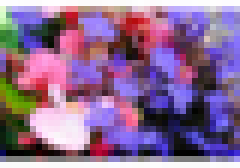
#> input picture Third Year/First Semester/Concepts and Applications in Computer Vision/Labs/L02-L03/Tema 1 Solutie/data/colectie/14.png, 40 x 28 px, given in place of ferrari.jpeg, which was not available (shown 6 times larger)
$ python run_project.py
#> lines starting #> are read from the running program, lines starting #| are printed output that depends on the picture; after the words box and inside, x2 and y2 are one past the last pixel; in counts of white or black regions, pixels touching at a corner belong together; pictures that were not available may be replaced by others from this repository, and a replacement may not be noted
### Third Year/First Semester/Concepts and Applications in Computer Vision/Labs/L02-L03/Tema 1 Solutie/cod/parameters.py
import cv2 as cv


# In aceasta clasa vom stoca detalii legate de algoritm si de imaginea pe care este aplicat.
class Parameters:

    def __init__(self, image_path):
#> called with image_path = './../data/imaginiTest/ferrari.jpeg'
        self.image_path = image_path
        self.image = cv.imread(image_path)
#> self.image is the input picture: shape (28, 40, 3); mean B, G, R 146, 106.4, 139.5
        if self.image is None:
            print('%s is not valid' % image_path)
            exit(-1)

        self.image_resized = None
        self.small_images_dir = './../data/colectie/'
        self.image_type = 'png'
        self.num_pieces_horizontal = 100
        self.num_pieces_vertical = None
        self.show_small_images = False
        self.layout = 'caroiaj'
        self.criterion = 'aleator'
        self.hexagon = False
        self.small_images = None

### Third Year/First Semester/Concepts and Applications in Computer Vision/Labs/L02-L03/Tema 1 Solutie/cod/build_mosaic.py
import os
import cv2 as cv
import numpy as np
import matplotlib.pyplot as plt
import pdb

from add_pieces_mosaic import *
from parameters import *


def load_pieces(params: Parameters):
    # citeste toate cele N piese folosite la mozaic din directorul corespunzator
    # toate cele N imagini au aceeasi dimensiune H x W x C, unde:
    # H = inaltime, W = latime, C = nr canale (C=1  gri, C=3 color)
    # functia intoarce pieseMozaic = matrice N x H x W x C in params
    # pieseMoziac[i, :, :, :] reprezinta piesa numarul i

    files=os.listdir(params.small_images_dir)
    images=[]
    for file in files:
        if file[-3:] == params.image_type:
            img=cv.imread(os.path.join(params.small_images_dir,file))
            images.append(img)
    # citeste imaginile din director

    if params.show_small_images:
        for i in range(10):
            for j in range(10):
                plt.subplot(10, 10, i * 10 + j + 1)
                # OpenCV reads images in BGR format, matplotlib reads images in RBG format
                im = images[i * 10 + j].copy()
                # BGR to RGB, swap the channels
                im = im[:, :, [2, 1, 0]]
                plt.imshow(im)
        plt.show()

    params.small_images = np.array(images)


def compute_dimensions(params: Parameters):
    # calculeaza dimensiunile mozaicului
    # obtine si imaginea de referinta redimensionata avand aceleasi dimensiuni
    # ca mozaicul

    # completati codul
    # TODO: sterge
    hs, ws, _ = params.small_images[0].shape
#> hs = 28; ws = 40
    h, w, _ = params.image.shape
#> h = 28; w = 40

    # calculeaza automat numarul de piese pe verticala
    params.num_pieces_vertical=np.int32(np.round(h*params.num_pieces_horizontal*ws)/(hs*w))
#> params.num_pieces_vertical = 80

    # redimensioneaza imaginea
    new_h=hs*params.num_pieces_vertical
#> new_h = 2240
    new_w=ws*params.num_pieces_horizontal
#> new_w = 3200
    params.image_resized=cv.resize(params.image,(new_w,new_h))


def build_mosaic(params: Parameters):
    # incarcam imaginile din care vom forma mozaicul
    load_pieces(params)
    # calculeaza dimensiunea mozaicului
    compute_dimensions(params)

    img_mosaic = None
    if params.layout == 'caroiaj':
        if params.hexagon is True:
            img_mosaic = add_pieces_hexagon(params)
        else:
            img_mosaic = add_pieces_grid(params)
    elif params.layout == 'aleator':
        img_mosaic = add_pieces_random(params)
    else:
        print('Wrong option!')
        exit(-1)

    return img_mosaic

### Third Year/First Semester/Concepts and Applications in Computer Vision/Labs/L02-L03/Tema 1 Solutie/cod/add_pieces_mosaic.py
from parameters import *
import numpy as np
import pdb
import timeit

def get_mask_hexagon(H,W):

#> called with H = 28, W = 40
    ind_start=int(np.floor(W/3))
#> ind_start = 13
    ind_end=int(np.ceil(2*W/3))
#> ind_end = 27
    ind_mj=H//2
#> ind_mj = 14
    mask=np.zeros((H,W,1))

    for i in range(ind_mj):
        for j in range(max(0,ind_start),min(ind_end,W)):
            mask[i,j]=1
            mask[H-i-1,j]=1
        ind_start-=1
        ind_end+=1
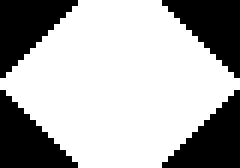
#> mask: shape (28, 40, 1) float64 (shown 6 times larger); values 0 (black) and 1 (white), 67.5% white; 4 black regions, box (x1, y1, x2, y2) and area: (0, 0, 13, 13) 91, (27, 0, 40, 13) 91, (0, 15, 13, 28) 91, (27, 15, 40, 28) 91
#> after the loop, ind_end = 41; ind_start = -1

    return mask
def get_mean_color_small_images(params:Parameters,c):
#> called with c = 3
    N,H,W,C=params.small_images.shape
#> N = 4; H = 28; W = 40
    mean_color_pieces=np.zeros((N,c))
    for i in range(N):
        current_image=params.small_images[i].copy()
        for ch in range(c):
            mean_color_pieces[i,ch]=np.float32(current_image[:,:,ch].mean())
    return mean_color_pieces
def get_sorted_distances(mean_color_patch,mean_color_pieces):
    dist=np.sum((mean_color_pieces-mean_color_patch)**2,axis=1)
    return np.argsort(dist)
# [68 lines left out: functions add_pieces_grid, add_pieces_random, not called in this run]

def add_pieces_hexagon(params: Parameters):
    start_time = timeit.default_timer()
    N, H, W, C = params.small_images.shape
    h, w, c = params.image_resized.shape
    mask=get_mask_hexagon(H,W)
    mean_color_pieces=get_mean_color_small_images(params,c)
    bigger_image=np.zeros((h+2*H,w+2*W,c),np.uint8)
    bigger_image[H:-H,W:-W,:]=params.image_resized.copy()
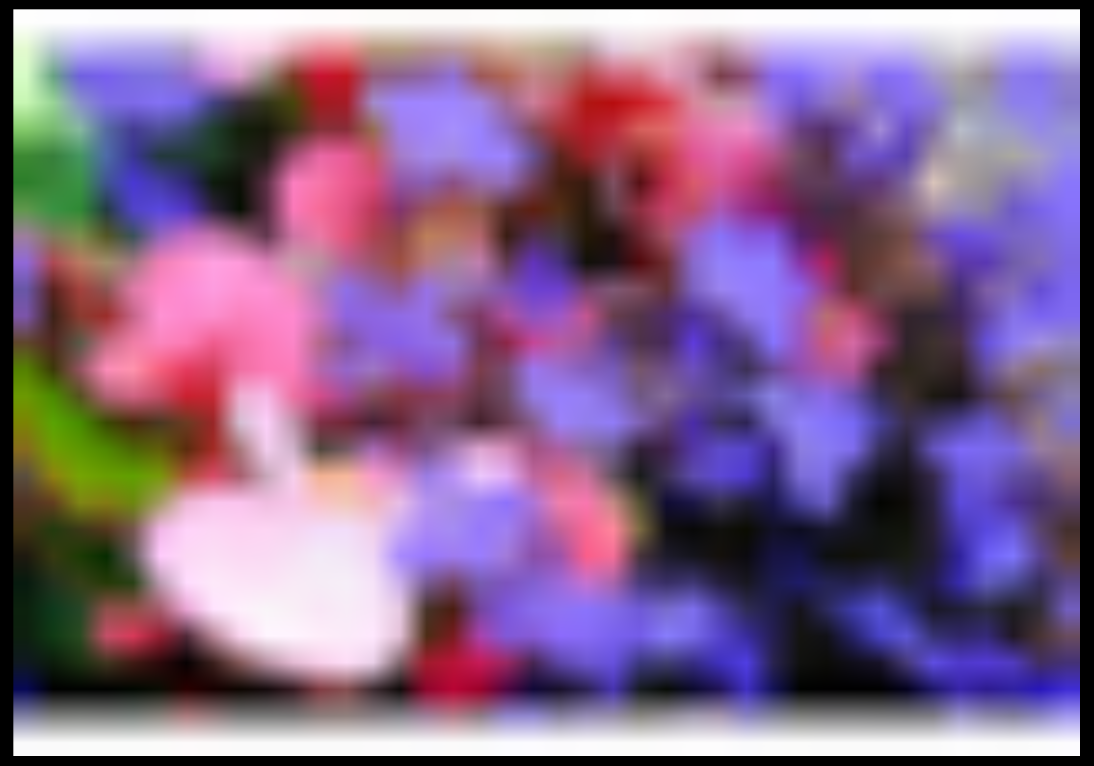
#> bigger_image: shape (2296, 3280, 3) (shown at 1/3 size); mean B, G, R 138.9, 101.1, 132.7
    img_mosaic=np.zeros(bigger_image.shape,np.uint8)
    for i in range(H//2,bigger_image.shape[0]-H,H):
        for j in range(0,bigger_image.shape[1]-W,W+W//3):
            patch=bigger_image[i:i+H,j:j+W,:]
            mean_color_patch=np.mean(patch,axis=(0,1))
            sorted_indices=get_sorted_distances(mean_color_patch,mean_color_pieces)
            index=sorted_indices[0]
            img_mosaic[i:i+H,j:j+W,:]=img_mosaic[i:i+H,j:j+W,:]*(1-mask)+mask*params.small_images[index]
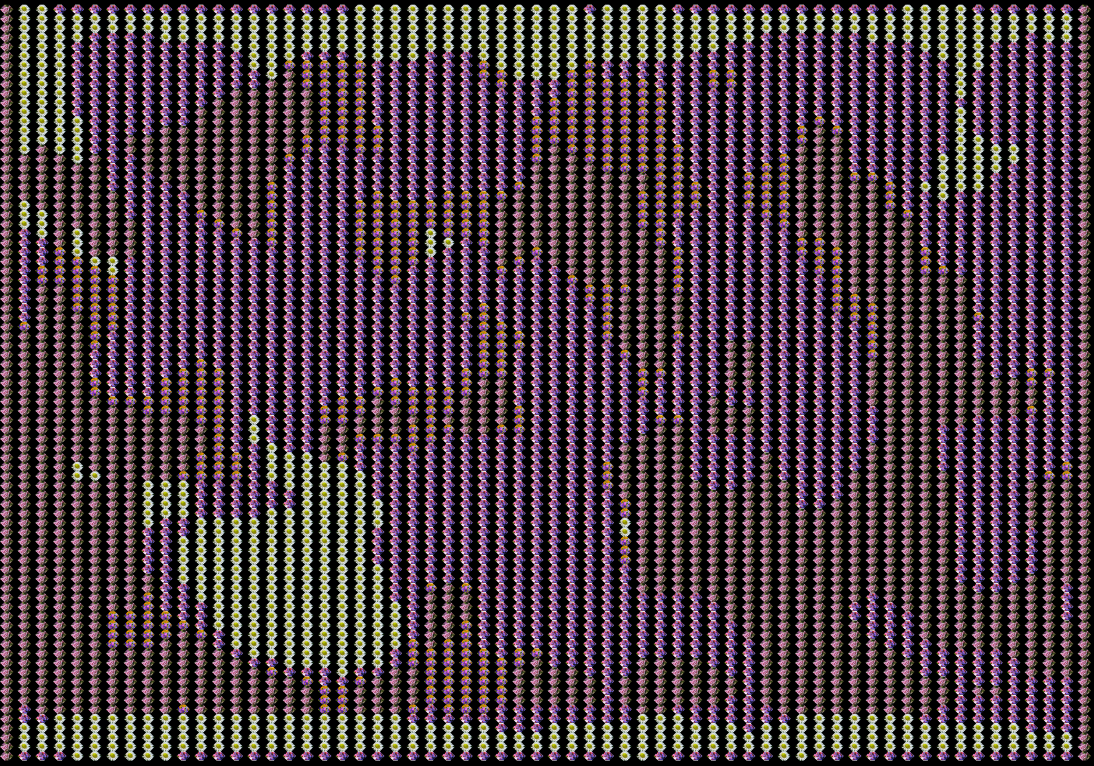
#> img_mosaic: shape (2296, 3280, 3) (shown at 1/3 size); mean B, G, R 64.5, 56.6, 73.5
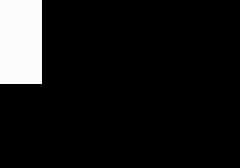
#> patch: shape (28, 40, 3) (shown 6 times larger); mean B, G, R 22.2, 22, 22.1
    for i in range(0,bigger_image.shape[0]-H,H):
        for j in range(2*W//3,bigger_image.shape[1]-W-W//3,W+W//3):
            patch = bigger_image[i:i + H, j:j + W, :]
            mean_color_patch = np.mean(patch, axis=(0, 1))
            sorted_indices = get_sorted_distances(mean_color_patch, mean_color_pieces)
            index = sorted_indices[0]
            img_mosaic[i:i + H, j:j + W, :] = img_mosaic[i:i + H, j:j + W, :] * (1 - mask) + mask * params.small_images[index]
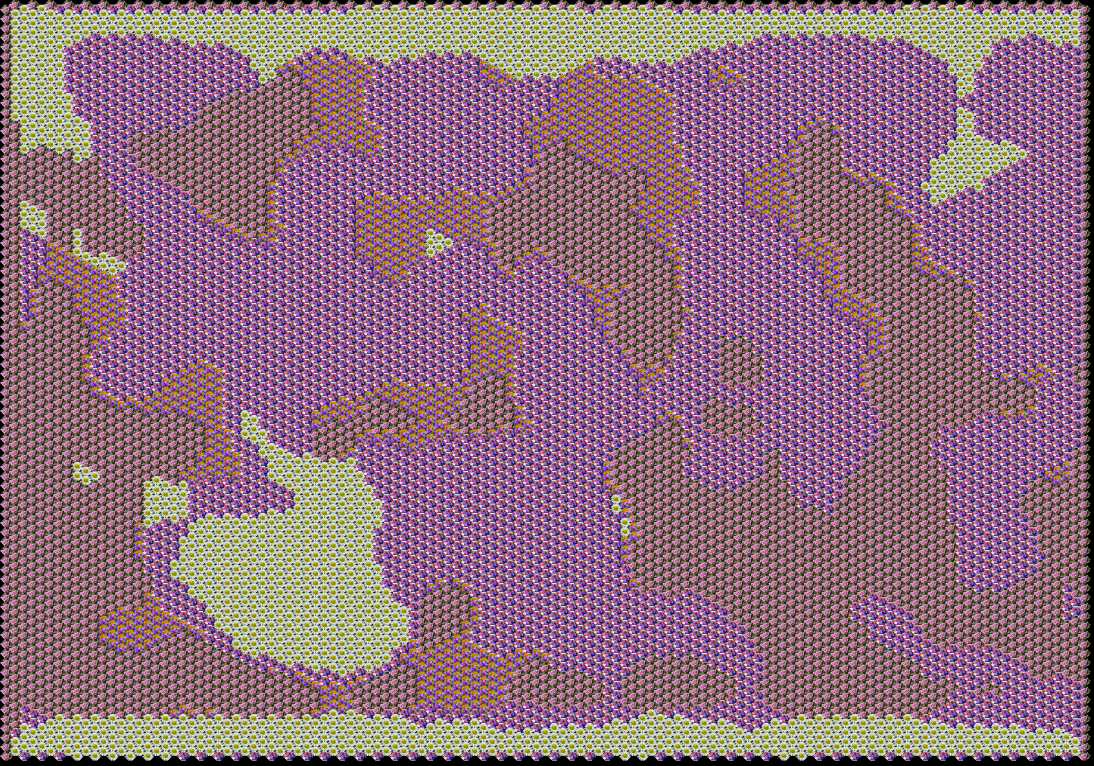
#> img_mosaic: shape (2296, 3280, 3) (shown at 1/3 size); mean B, G, R 125.6, 110.8, 143.9

    img_mosaic=img_mosaic[H:-H,W:-W,:]
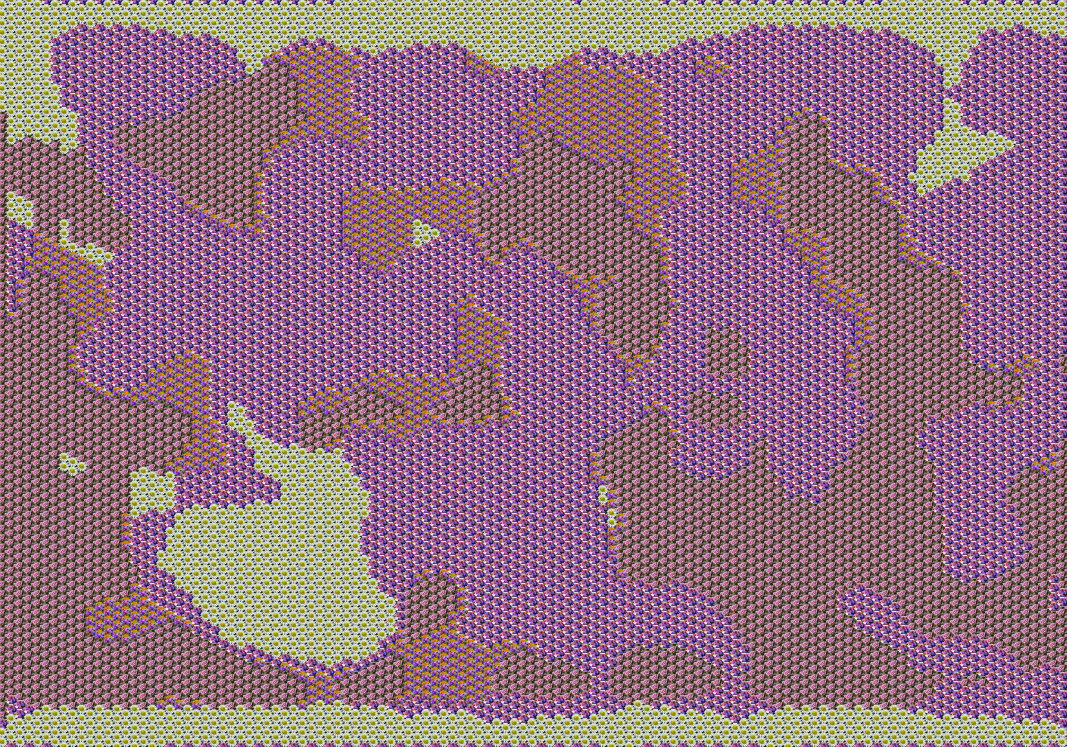
#> img_mosaic: shape (2240, 3200, 3) (shown at 1/3 size); mean B, G, R 128.3, 113, 146.7

    end_time = timeit.default_timer()
    print('running time:', (end_time - start_time), 's')
    return img_mosaic

### Third Year/First Semester/Concepts and Applications in Computer Vision/Labs/L02-L03/Tema 1 Solutie/cod/run_project.py
"""
    PROIECT MOZAIC
"""

# Parametrii algoritmului sunt definiti in clasa Parameters.
from parameters import *
from build_mosaic import *

# numele imaginii care va fi transformata in mozaic
image_path = './../data/imaginiTest/ferrari.jpeg'
params = Parameters(image_path)

# directorul cu imagini folosite pentru realizarea mozaicului
params.small_images_dir = './../data/colectie/'
#params.small_images_dir = './../data/set1'
# tipul imaginilor din director
params.image_type = 'png'
# numarul de piese ale mozaicului pe orizontala
# pe verticala vor fi calcultate dinamic a.i sa se pastreze raportul
params.num_pieces_horizontal = 80
# afiseaza piesele de mozaic dupa citirea lor
params.show_small_images = False
# modul de aranjarea a pieselor mozaicului
# optiuni: 'aleator', 'caroiaj'
params.layout = 'caroiaj'
# criteriul dupa care se realizeaza mozaicul
# optiuni: 'aleator', 'distantaCuloareMedie'
params.criterion = 'distantaCuloareMedie'
# daca params.layout == 'caroiaj', sa se foloseasca piese hexagonale
params.hexagon = True
img_mosaic = build_mosaic(params)
img_mosaic=cv.resize(img_mosaic,(1000,657))
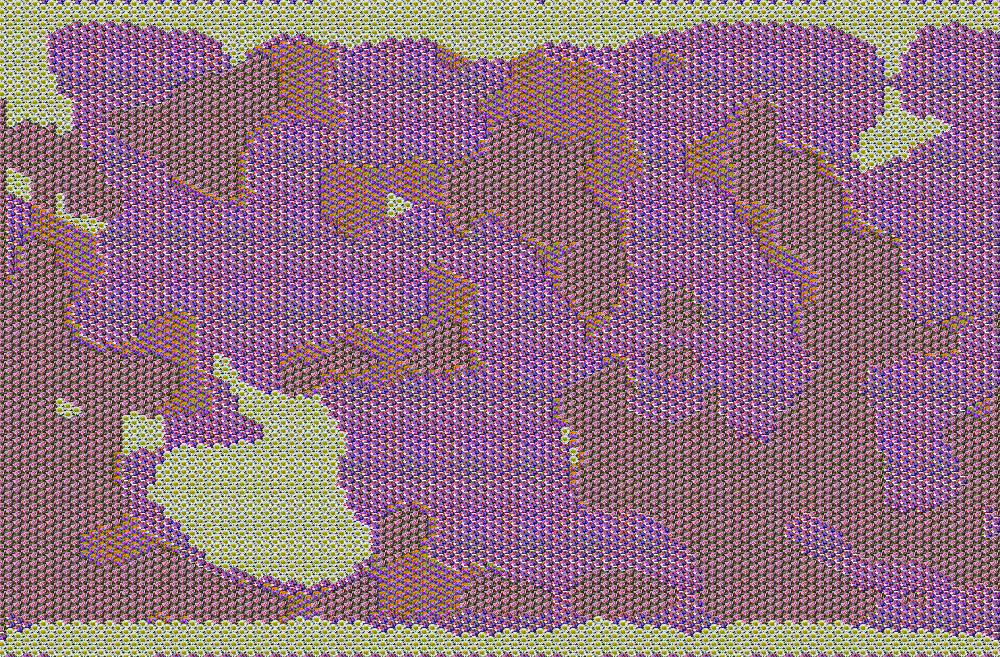
#> img_mosaic: shape (657, 1000, 3); mean B, G, R 128, 112.8, 146.4
cv.imshow('image', img_mosaic)
cv.waitKey(0)
cv.imwrite('test.png', img_mosaic)
#cv.imwrite('mozaic.png', img_mosaic)
